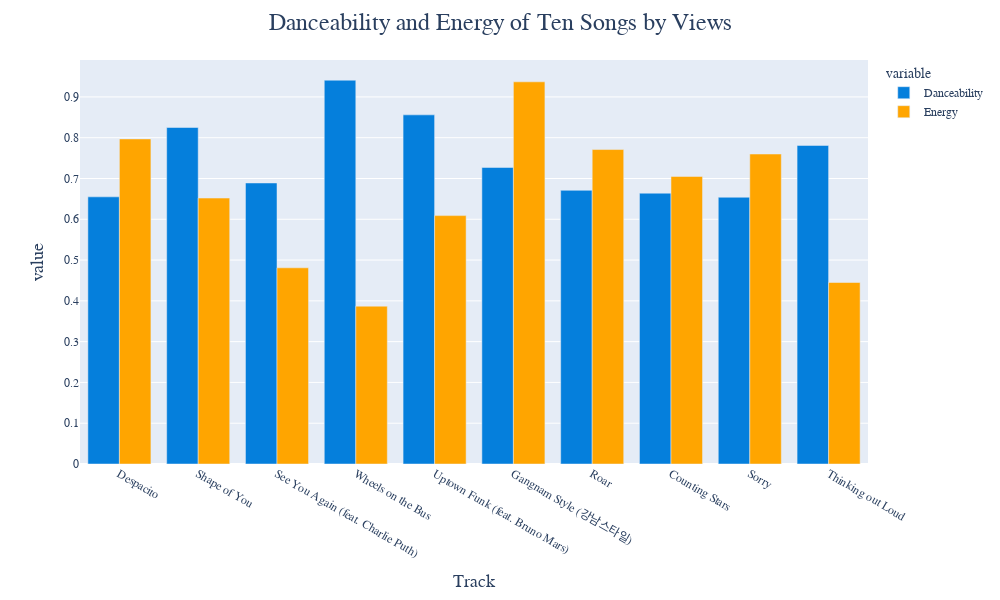

The cell this chart's notebook holds for it:
### Markdown cell above
It is similar with top artist too on YouTube and Spotify.

### Code cell
ten_songs = df[['Track','Views','Danceability','Energy','Loudness', 'Instrumentalness']].sort_values('Views', ascending=False)[:10]
fig = px.bar(ten_songs, x='Track', y=['Danceability', 'Energy',], barmode='group', color_discrete_sequence=['#057fdc','orange'])
fig.update_layout(title='Danceability and Energy of Ten Songs by Views', title_x = 0.5, width= 1000, height =600)
fig.show()

### Figure 1 — Plotly figure (JSON) as saved in the notebook; plotly's stock layout.template omitted (floating-point values rounded to 4 significant figures)
{"data": [{"alignmentgroup": "True", "hovertemplate": "variable=Danceability<br>Track=%{x}<br>value=%{y}<extra></extra>", "legendgroup": "Danceability", "marker": {"color": "#057fdc", "pattern": {"shape": ""}}, "name": "Danceability", "offsetgroup": "Danceability", "orientation": "v", "showlegend": true, "textposition": "auto", "type": "bar", "x": ["Despacito", "Shape of You", "See You Again (feat. Charlie Puth)", "Wheels on the Bus", "Uptown Funk (feat. Bruno Mars)", "Gangnam Style (강남스타일)", "Roar", "Counting Stars", "Sorry", "Thinking out Loud"], "xaxis": "x", "y": [0.655, 0.825, 0.689, 0.941, 0.856, 0.727, 0.671, 0.664, 0.654, 0.781], "yaxis": "y"}, {"alignmentgroup": "True", "hovertemplate": "variable=Energy<br>Track=%{x}<br>value=%{y}<extra></extra>", "legendgroup": "Energy", "marker": {"color": "orange", "pattern": {"shape": ""}}, "name": "Energy", "offsetgroup": "Energy", "orientation": "v", "showlegend": true, "textposition": "auto", "type": "bar", "x": ["Despacito", "Shape of You", "See You Again (feat. Charlie Puth)", "Wheels on the Bus", "Uptown Funk (feat. Bruno Mars)", "Gangnam Style (강남스타일)", "Roar", "Counting Stars", "Sorry", "Thinking out Loud"], "xaxis": "x", "y": [0.797, 0.652, 0.481, 0.387, 0.609, 0.937, 0.771, 0.705, 0.76, 0.445], "yaxis": "y"}], "layout": {"barmode": "group", "height": 600, "legend": {"title": {"text": "variable"}, "tracegroupgap": 0}, "margin": {"t": 60}, "title": {"text": "Danceability and Energy of Ten Songs by Views", "x": 0.5}, "width": 1000, "xaxis": {"anchor": "y", "domain": [0, 1], "title": {"text": "Track"}}, "yaxis": {"anchor": "x", "domain": [0, 1], "title": {"text": "value"}}}}
